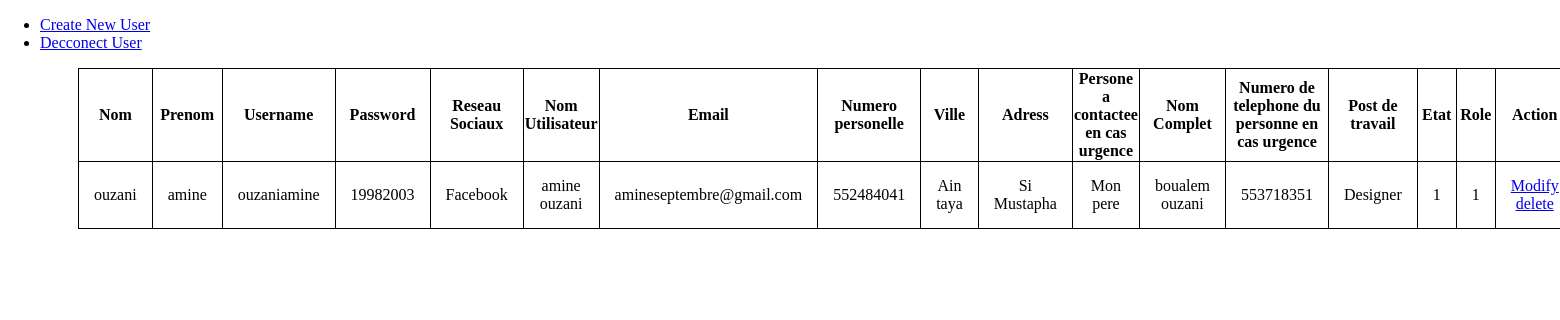
The app's page /ArchiveZemzem/PHP/User/ListOfUser.php with its own data.
### tables this page shows
CREATE TABLE `User` (
  `id_user` int(11) NOT NULL,
  `Nom` varchar(100) NOT NULL,
  `Prenom` varchar(100) NOT NULL,
  `Username` varchar(100) NOT NULL,
  `Password` varchar(100) NOT NULL,
  `Numero_personelle` int(50) NOT NULL,
  `Reseau_Sociaux` varchar(100) NOT NULL,
  `Nom_utilisateur` varchar(100) NOT NULL,
  `Email` varchar(100) NOT NULL,
  `Ville` varchar(100) NOT NULL,
  `Adresse` varchar(100) NOT NULL,
  `Persone_Urgence` varchar(100) NOT NULL,
  `Nom_Complet` varchar(100) NOT NULL,
  `Numero_de_telephone_urgence` int(11) NOT NULL,
  `Post` varchar(100) NOT NULL,
  `User_Role` int(11) NOT NULL,
  `Etat_Account` int(11) NOT NULL,
  `stillWorking` varchar(10) NOT NULL
);

### ArchiveZemzem/PHP/User/ListOfUser.php (the view, shortened to what this page needs)
<?php
    include("../ConnectDatabase.php");
?>
<!DOCTYPE html>
<html lang="en">
    <head>
        <link rel="stylesheet" href="../css/styleInfoUser.css">
    </head>
    <body>
        <ul>
            <li> <a href="CreateUser.php"> Create New User </a> </li>
            <li> <a href="deconectUser.php"> Decconect User </a> </li>
        </ul>
        <table>
            <thead >
                <th> Nom </th>
                <th> Prenom </th>
                <th> Username </th>
                <th> Password  </th>
                <th> Reseau Sociaux </th>
                <th> Nom Utilisateur  </th>
                <th> Email </th>
                <th> Numero personelle </th>
                <th> Ville </th>
                <th> Adress </th>
                <th> Persone a contactee en cas urgence</th>
                <th> Nom Complet </th>
                <th> Numero de telephone du personne en cas urgence </th>
                <th> Post de travail </th>
                <th> Etat </th>
                <th> Role </th>
                <th> Action </th>
            </thead>
        <?php
            $req = $db -> query("SELECT * FROM User ");
            while($Result  = $req->fetch()){
                echo "<tr>";
                    echo"<td>". $Result["Nom"]."</td>";
                    echo"<td>". $Result["Prenom"]."</td>";
                    echo"<td>". $Result["Username"]."</td>";
                    echo"<td>". $Result["Password"]."</td>";
                    echo"<td>". $Result["Reseau_Sociaux"]."</td>";
                    echo"<td>". $Result["Nom_utilisateur"]."</td>";
                    echo"<td>". $Result["Email"]."</td>";
                    echo"<td>". $Result["Numero_personelle"]."</td>";
                    echo"<td>". $Result["Ville"]."</td>";
                    echo"<td>". $Result["Adresse"]."</td>";
                    echo"<td>". $Result["Persone_Urgence"]."</td>";
                    echo"<td>". $Result["Nom_Complet"]."</td>";
                    echo"<td>". $Result["Numero_de_telephone_urgence"]."</td>";
                    echo"<td>". $Result["Post"]."</td>";
                    echo"<td>". $Result["Etat_Account"]."</td>";
                    echo"<td>". $Result["User_Role"]."</td>";
                    echo"<td> <a href='ModifyUserInfo.php?id=".$Result["id_user"]."'> Modify </a> <a href= 'deleteUser.php?id=".$Result["id_user"]."'> delete </a> </td>
                    <tr>"
                    ;
            }
        ?>
        </table>
    </body>
</html>

### ArchiveZemzem/CSS/styleInfoUser.css (style rules this page uses)
body { margin: 0px; }
table , td , th { border: 1px solid black; border-collapse: collapse; text-align: center; }
table { margin-top: 10px; margin-left: 5%; width: 90%; }
td { padding: 15px; }

### records on screen
user: Nom "ouzani", Prenom "amine", Username "ouzaniamine", Password "19982003", Reseau_Sociaux "Facebook", Nom_utilisateur "amine ouzani", Email "amineseptembre@gmail.com", Numero_personelle "552484041", Ville "Ain taya", Adresse "Si Mustapha", Persone_Urgence "Mon pere", Nom_Complet "boualem ouzani", Numero_de_telephone_urgence "553718351", Post "Designer", Etat_Account "1", User_Role "1"
